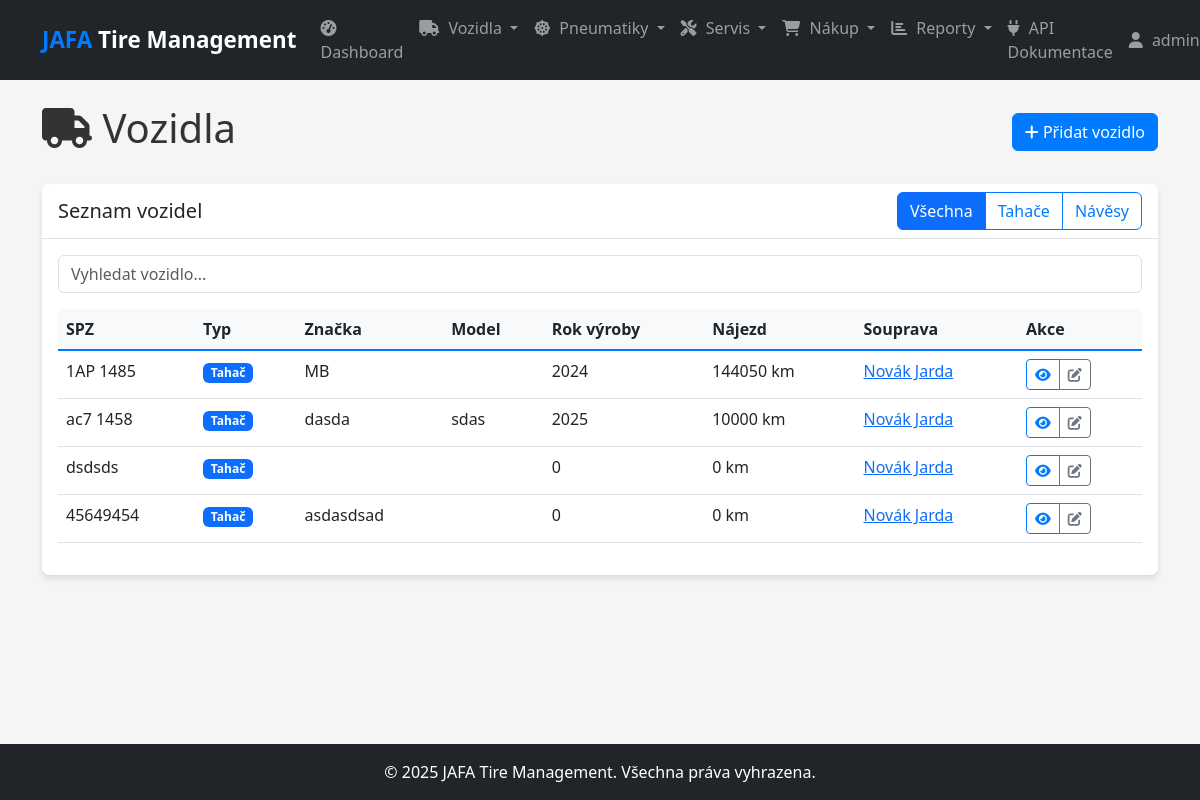
Page /vehicles (signed in) on the committed database.
### models.py (models this page shows, shortened)
class User(db.Model, UserMixin):
    id = db.Column(db.Integer, primary_key=True)
    username = db.Column(db.String(50), unique=True, nullable=False)
    email = db.Column(db.String(120), unique=True, nullable=False)
    password_hash = db.Column(db.String(128), nullable=False)
    role = db.Column(db.String(20), nullable=False, default='technician')  # admin, manager, technician
    created_at = db.Column(db.DateTime, default=datetime.utcnow)

class Vehicle(db.Model):
    id = db.Column(db.Integer, primary_key=True)
    registration_number = db.Column(db.String(20), nullable=False, unique=True)
    vehicle_type = db.Column(db.String(20), nullable=False)  # "tahač" nebo "návěs"
    brand = db.Column(db.String(50))
    model = db.Column(db.String(50))
    year_of_manufacture = db.Column(db.Integer)
    vin = db.Column(db.String(17))
    current_mileage = db.Column(db.Integer)  # Aktuální nájezd v km
    last_mileage_update = db.Column(db.DateTime, default=datetime.utcnow)
    note = db.Column(db.Text)
    created_at = db.Column(db.DateTime, default=datetime.utcnow)
    combination_id = db.Column(db.Integer, db.ForeignKey('vehicle_combination.id'), nullable=True)
    tire_positions = db.relationship('TirePosition', backref='vehicle', lazy=True, cascade="all, delete-orphan")

class VehicleCombination(db.Model):
    id = db.Column(db.Integer, primary_key=True)
    name = db.Column(db.String(100), nullable=False)
    description = db.Column(db.Text)
    is_active = db.Column(db.Boolean, default=True)
    created_at = db.Column(db.DateTime, default=datetime.utcnow)
    vehicles = db.relationship('Vehicle', backref='combination', lazy=True)

### routes.py (the view)
    @app.route('/vehicles')
    @login_required
    def list_vehicles():
        vehicle_type = request.args.get('type', '')
        query = Vehicle.query
        if vehicle_type:
            query = query.filter_by(vehicle_type=vehicle_type)
        vehicles = query.all()
        return render_template('vehicles/list.html', vehicles=vehicles, vehicle_type=vehicle_type)

### app.py (called while the page is built)
@app.context_processor
def inject_now():
    return {'now': datetime.now()}

### models.py (called while the page is built)
@login_manager.user_loader
def load_user(user_id):
    return User.query.get(int(user_id))

### templates/vehicles/list.html (shortened to what this page needs)
{% extends 'layout.html' %}
{% block content %}
<div class="d-flex justify-content-between align-items-center mb-4">
    <h1><i class="fas fa-truck"></i> Vozidla</h1>
    <div>
        <a href="{{ url_for('add_vehicle') }}" class="btn btn-primary">
            <i class="fas fa-plus"></i> Přidat vozidlo
        </a>
    </div>
</div>
<div class="card mb-4">
    <div class="card-header">
        <div class="d-flex justify-content-between align-items-center">
            <h5 class="mb-0">Seznam vozidel</h5>
            <div class="btn-group" role="group">
                <a href="{{ url_for('list_vehicles') }}" class="btn btn-outline-primary {{ 'active' if not vehicle_type }}">Všechna</a>
                <a href="{{ url_for('list_vehicles', type='tahač') }}" class="btn btn-outline-primary {{ 'active' if vehicle_type == 'tahač' }}">Tahače</a>
                <a href="{{ url_for('list_vehicles', type='návěs') }}" class="btn btn-outline-primary {{ 'active' if vehicle_type == 'návěs' }}">Návěsy</a>
            </div>
        </div>
    </div>
    <div class="card-body">
        <div class="mb-3">
            <input type="text" id="table-filter" class="form-control" placeholder="Vyhledat vozidlo...">
        </div>
        <div class="table-responsive">
            <table class="table table-hover" id="data-table">
                <thead>
                    <tr>
                        <th>SPZ</th>
                        <th>Typ</th>
                        <th>Značka</th>
                        <th>Model</th>
                        <th>Rok výroby</th>
                        <th>Nájezd</th>
                        <th>Souprava</th>
                        <th>Akce</th>
                    </tr>
                </thead>
                <tbody>
                    {% for vehicle in vehicles %}
                    <tr>
                        <td>{{ vehicle.registration_number }}</td>
                        <td>
                            {% if vehicle.vehicle_type == 'tahač' %}
                            <span class="badge bg-primary">Tahač</span>
                            {% elif vehicle.vehicle_type == 'návěs' %}
                            <span class="badge bg-info">Návěs</span>
                            {% else %}
                            <span class="badge bg-secondary">{{ vehicle.vehicle_type }}</span>
                            {% endif %}
                        </td>
                        <td>{{ vehicle.brand }}</td>
                        <td>{{ vehicle.model }}</td>
                        <td>{{ vehicle.year_of_manufacture }}</td>
                        <td>{{ vehicle.current_mileage }} km</td>
                        <td>
                            {% if vehicle.combination %}
                            <a href="{{ url_for('combination_detail', id=vehicle.combination.id) }}">
                                {{ vehicle.combination.name }}
                            </a>
                            {% else %}
                            <span class="text-muted">Nepřiřazeno</span>
                            {% endif %}
                        </td>
                        <td>
                            <div class="btn-group btn-group-sm" role="group">
                                <a href="{{ url_for('vehicle_detail', id=vehicle.id) }}" class="btn btn-outline-primary" title="Detail">
                                    <i class="fas fa-eye"></i>
                                </a>
                                <a href="{{ url_for('edit_vehicle', id=vehicle.id) }}" class="btn btn-outline-secondary" title="Upravit">
                                    <i class="fas fa-edit"></i>
                                </a>
                            </div>
                        </td>
                    </tr>
                    {% else %}
                    <tr>
                        <td colspan="8" class="text-center">Žádná vozidla nebyla nalezena.</td>
                    </tr>
                    {% endfor %}
                </tbody>
            </table>
        </div>
    </div>
</div>
{% endblock %}

### templates/layout.html (shortened to what this page needs)
<!DOCTYPE html>
<html lang="cs">
<head>
    <link href="https://cdn.jsdelivr.net/npm/bootstrap@5.3.0/dist/css/bootstrap.min.css" rel="stylesheet">
    <link rel="stylesheet" href="https://cdnjs.cloudflare.com/ajax/libs/font-awesome/6.4.0/css/all.min.css">
    <link rel="stylesheet" href="{{ url_for('static', filename='css/style.css') }}">
</head>
<body>
    <header>
        <nav class="navbar navbar-expand-lg navbar-dark bg-dark">
            <div class="container">
                <a class="navbar-brand" href="{{ url_for('index') }}">
                    <span class="fw-bold text-primary">JAFA</span> Tire Management
                </a>
                <div class="collapse navbar-collapse" id="navbarNavDropdown">
                    {% if current_user.is_authenticated %}
                    <ul class="navbar-nav me-auto">
                        <li class="nav-item">
                            <a class="nav-link" href="{{ url_for('dashboard') }}">
                                <i class="fas fa-tachometer-alt"></i> Dashboard
                            </a>
                        </li>
                        <li class="nav-item dropdown">
                            <a class="nav-link dropdown-toggle" href="#" id="navbarVehicleDropdown" role="button" data-bs-toggle="dropdown" aria-expanded="false">
                                <i class="fas fa-truck"></i> Vozidla
                            </a>
                        </li>
                        <li class="nav-item dropdown">
                            <a class="nav-link dropdown-toggle" href="#" id="navbarTireDropdown" role="button" data-bs-toggle="dropdown" aria-expanded="false">
                                <i class="fas fa-dharmachakra"></i> Pneumatiky
                            </a>
                        </li>
                        <li class="nav-item dropdown">
                            <a class="nav-link dropdown-toggle" href="#" id="navbarServiceDropdown" role="button" data-bs-toggle="dropdown" aria-expanded="false">
                                <i class="fas fa-tools"></i> Servis
                            </a>
                        </li>
                        <li class="nav-item dropdown">
                            <a class="nav-link dropdown-toggle" href="#" id="navbarPurchaseDropdown" role="button" data-bs-toggle="dropdown" aria-expanded="false">
                                <i class="fas fa-shopping-cart"></i> Nákup
                            </a>
                        </li>
                        <li class="nav-item dropdown">
                            <a class="nav-link dropdown-toggle" href="#" id="navbarReportDropdown" role="button" data-bs-toggle="dropdown" aria-expanded="false">
                                <i class="fas fa-chart-bar"></i> Reporty
                            </a>
                        </li>
                        <li class="nav-item">
                            <a class="nav-link" href="{{ url_for('api_docs') }}">
                                <i class="fas fa-plug"></i> API Dokumentace
                            </a>
                        </li>
                    </ul>
                    <ul class="navbar-nav">
                        <li class="nav-item dropdown">
                            <a class="nav-link dropdown-toggle" href="#" id="navbarUserDropdown" role="button" data-bs-toggle="dropdown" aria-expanded="false">
                                <i class="fas fa-user"></i> {{ current_user.username }}
                            </a>
                        </li>
                    </ul>
                    {% else %}
                    <ul class="navbar-nav ms-auto">
                        <li class="nav-item">
                            <a class="nav-link" href="{{ url_for('login') }}">Přihlásit se</a>
                        </li>
                    </ul>
                    {% endif %}
                </div>
            </div>
        </nav>
    </header>
    <main class="py-4">
        <div class="container">
            {% block content %}{% endblock %}
        </div>
    </main>
    <footer class="py-3 mt-4 bg-dark text-white">
        <div class="container text-center">
            <p class="mb-0">&copy; {{ now.year }} JAFA Tire Management. Všechna práva vyhrazena.</p>
        </div>
    </footer>
</body>
</html>

### static/css/style.css (style rules this page uses)
:root { --primary-color: #007bff; --secondary-color: #6c757d; --success-color: #28a745; --danger-color: #dc3545; --warning-color: #ffc107; --info-color: #17a2b8; --dark-color: #343a40; --light-color: #f8f9fa; }
body { font-family: 'Segoe UI', Tahoma, Geneva, Verdana, sans-serif; color: #333; background-color: #f5f5f5; min-height: 100vh; display: flex; flex-direction: column; }
main { flex: 1 0 auto; }
.navbar-brand { font-weight: bold; font-size: 1.4rem; }
.navbar-brand .text-primary { color: var(--primary-color) !important; }
.nav-link { font-weight: 500; }
.nav-link i { margin-right: 5px; }
.card { border-radius: 8px; overflow: hidden; box-shadow: 0 4px 6px rgba(0, 0, 0, 0.1); margin-bottom: 1.5rem; border: none; }
.card-header { background-color: #fff; border-bottom: 1px solid rgba(0, 0, 0, 0.125); font-weight: 600; }
.table thead th { background-color: var(--light-color); border-bottom: 2px solid var(--primary-color); font-weight: 600; }
.btn-primary { background-color: var(--primary-color); border-color: var(--primary-color); }
.btn-outline-primary { color: var(--primary-color); border-color: var(--primary-color); }

### rows in the picture
User: username "admin…"
Vehicle: registration_number "1AP 1485", vehicle_type "Tahač", brand "MB", year_of_manufacture "2024", current_mileage "144050", combination.name "Novák Jarda"
Vehicle: registration_number "ac7 1458", vehicle_type "Tahač", brand "dasda", model "sdas", year_of_manufacture "2025", current_mileage "10000", combination.name "Novák Jarda"
Vehicle: registration_number "dsdsds", vehicle_type "Tahač", year_of_manufacture "0", current_mileage "0", combination.name "Novák Jarda"
Vehicle: registration_number "45649454", vehicle_type "Tahač", brand "asdasdsad", year_of_manufacture "0", current_mileage "0", combination.name "Novák Jarda"
